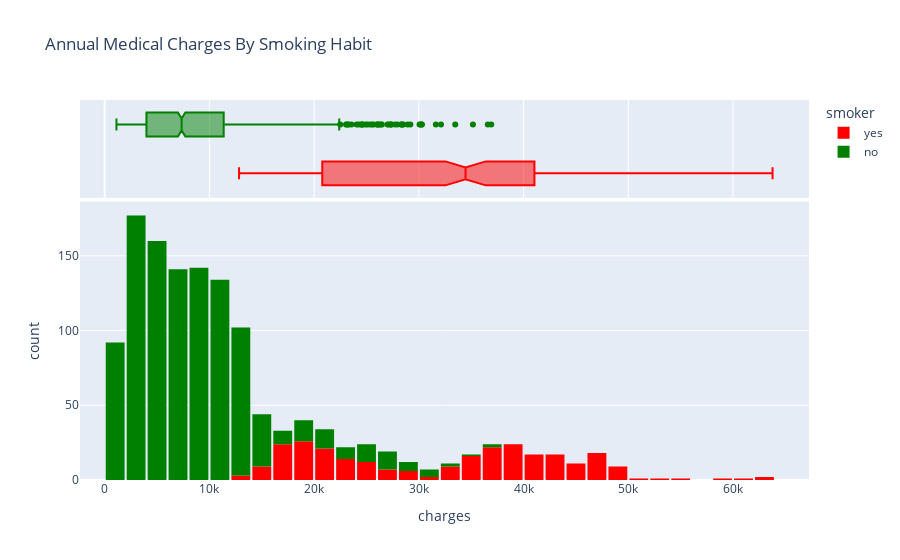

The code cell stored with this chart in its notebook:
### Markdown cell above
#### Charges
Visualisation of the Annual Medical Charges for customers. <br>
Will use the categorical column "smoker" to distinguish the charges for smokers and non-smokers.

### Code cell
plot = px.histogram(
    df, 
    x='charges',
    marginal='box',
    color='smoker',
    color_discrete_sequence=['red', 'green'],
    title='Annual Medical Charges By Smoking Habit'
)
plot.update_layout(bargap=0.1)
plot.show()

### Figure 1 — Plotly figure (JSON) as saved in the notebook; plotly's stock layout.template omitted (floating-point values rounded to 4 significant figures; data arrays with more than 128 entries replaced by an {"elided": "..."} marker saying what was removed)
{"data": [{"alignmentgroup": "True", "bingroup": "x", "hovertemplate": "smoker=yes<br>charges=%{x}<br>count=%{y}<extra></extra>", "legendgroup": "yes", "marker": {"color": "red", "pattern": {"shape": ""}}, "name": "yes", "offsetgroup": "yes", "orientation": "v", "showlegend": true, "type": "histogram", "x": {"elided": "274 float values"}, "xaxis": "x", "yaxis": "y"}, {"alignmentgroup": "True", "hovertemplate": "smoker=yes<br>charges=%{x}<extra></extra>", "legendgroup": "yes", "marker": {"color": "red"}, "name": "yes", "notched": true, "offsetgroup": "yes", "showlegend": false, "type": "box", "x": {"elided": "274 float values"}, "xaxis": "x2", "yaxis": "y2"}, {"alignmentgroup": "True", "bingroup": "x", "hovertemplate": "smoker=no<br>charges=%{x}<br>count=%{y}<extra></extra>", "legendgroup": "no", "marker": {"color": "green", "pattern": {"shape": ""}}, "name": "no", "offsetgroup": "no", "orientation": "v", "showlegend": true, "type": "histogram", "x": {"elided": "1064 float values"}, "xaxis": "x", "yaxis": "y"}, {"alignmentgroup": "True", "hovertemplate": "smoker=no<br>charges=%{x}<extra></extra>", "legendgroup": "no", "marker": {"color": "green"}, "name": "no", "notched": true, "offsetgroup": "no", "showlegend": false, "type": "box", "x": {"elided": "1064 float values"}, "xaxis": "x2", "yaxis": "y2"}], "layout": {"bargap": 0.1, "barmode": "relative", "legend": {"title": {"text": "smoker"}, "tracegroupgap": 0}, "title": {"text": "Annual Medical Charges By Smoking Habit"}, "xaxis": {"anchor": "y", "domain": [0, 1], "title": {"text": "charges"}}, "xaxis2": {"anchor": "y2", "domain": [0, 1], "matches": "x", "showgrid": true, "showticklabels": false}, "yaxis": {"anchor": "x", "domain": [0, 0.7326], "title": {"text": "count"}}, "yaxis2": {"anchor": "x2", "domain": [0.7426, 1], "matches": "y2", "showgrid": false, "showline": false, "showticklabels": false, "ticks": ""}}}
